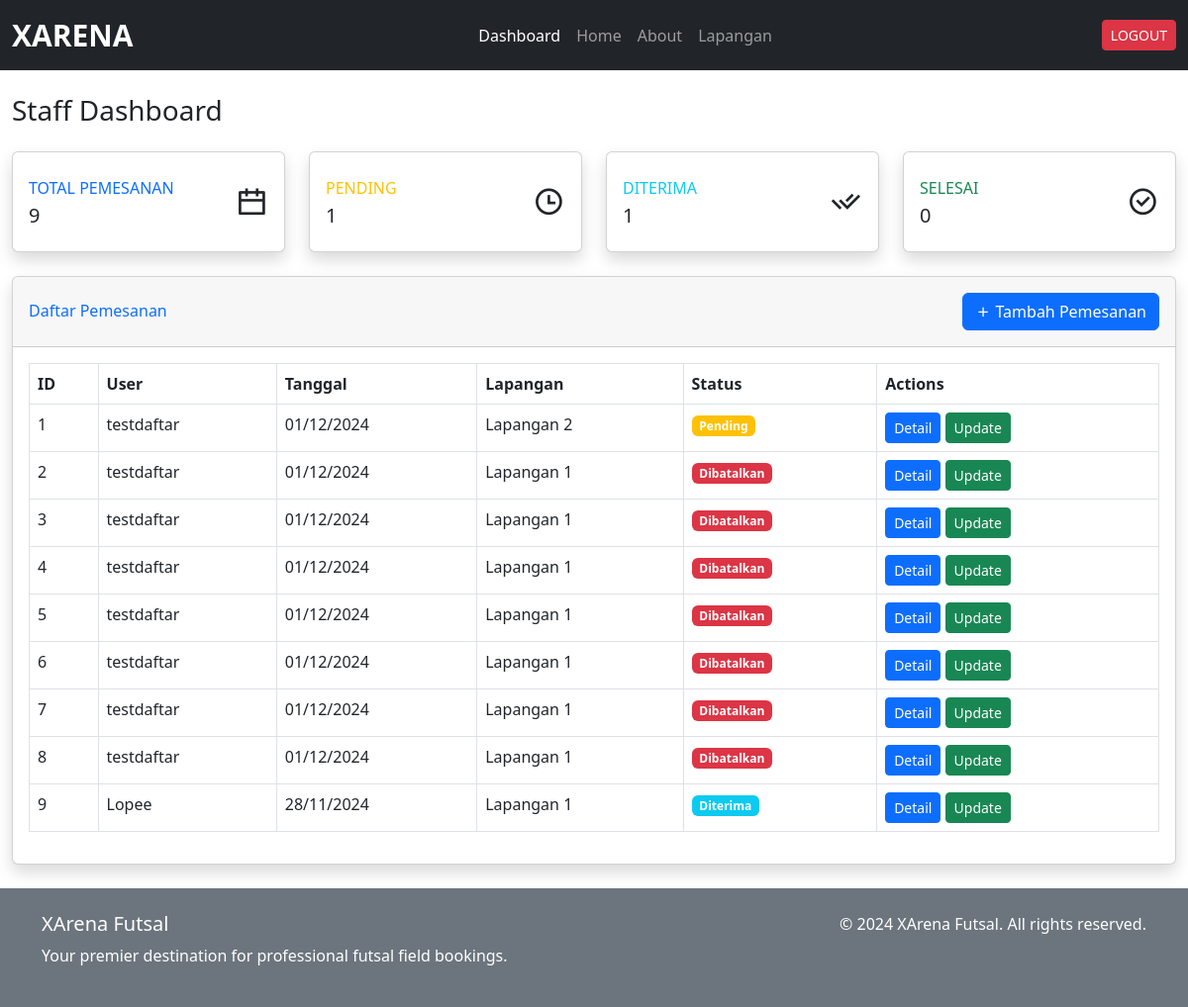
Before: /staff/dashboard/ (signed in) with the older database file.
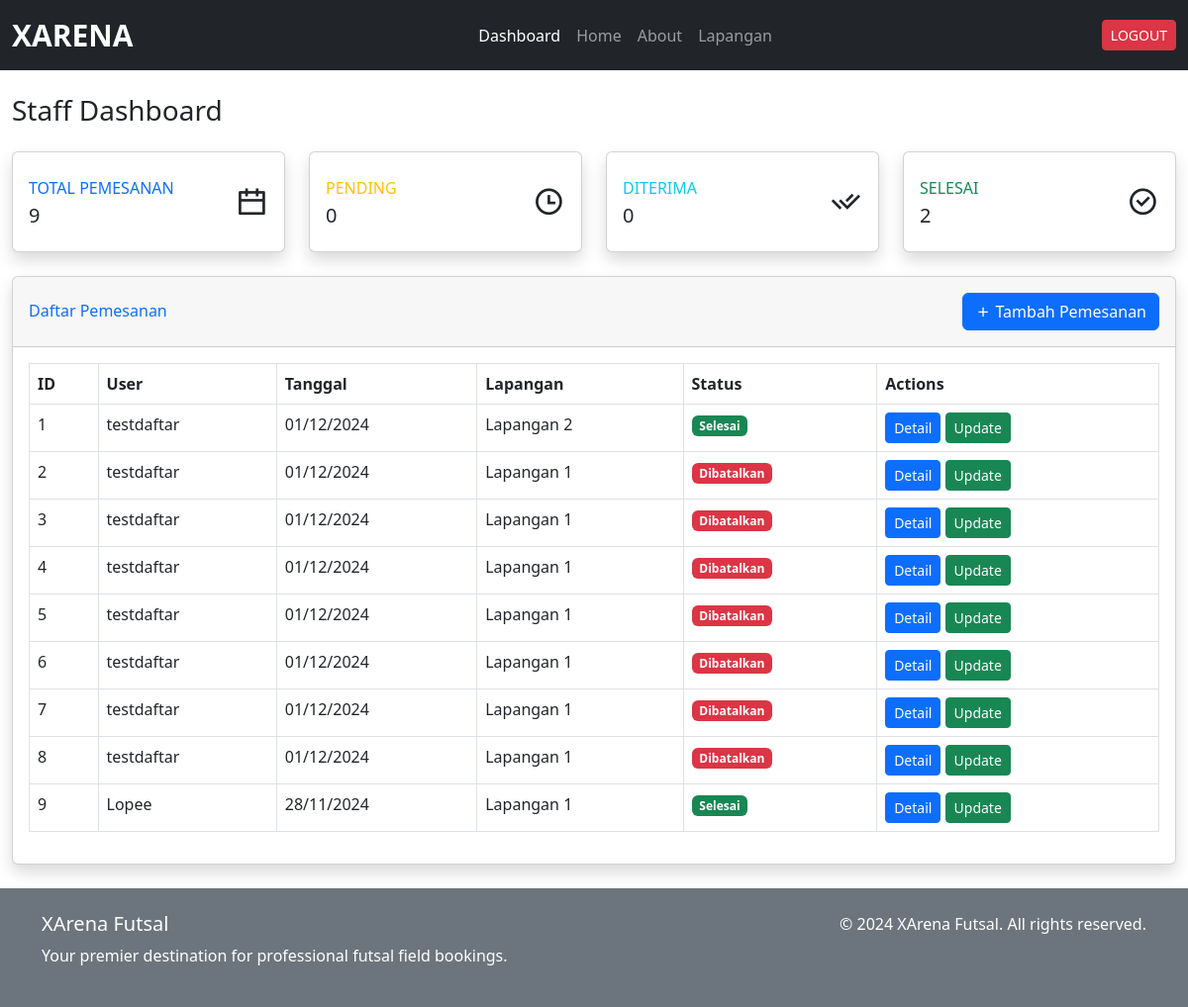
After: the same page with the newer database file.
### xarena_app/models.py (models this page shows, shortened)
class Pemesanan(models.Model):
    user = models.ForeignKey(
        settings.AUTH_USER_MODEL,
        on_delete=models.CASCADE,
        related_name='pemesanan_user',
        help_text="User yang melakukan pemesanan"
    )
    staff = models.ForeignKey(
        settings.AUTH_USER_MODEL,
        on_delete=models.CASCADE,
        null=True,
        blank=True,
        related_name='pemesanan_staff',
        help_text="Staff yang memproses pemesanan"
    )
    jadwal = models.ForeignKey(Jadwal, on_delete=models.CASCADE, help_text="Jadwal pemesanan")
    metode_pembayaran = models.CharField(max_length=20, choices=(
        ('transfer', 'Transfer Bank'),
        ('cash', 'Cash'),
    ), default='transfer')
    status = models.CharField(max_length=20, choices=(
        ('pending', 'Pending'),
        ('diterima', 'Diterima'),
        ('selesai', 'Selesai'),
        ('dibatalkan', 'Dibatalkan'),
    ), default='pending')
    created_at = models.DateTimeField(auto_now_add=True)
    updated_at = models.DateTimeField(auto_now=True)

class CustomUser(AbstractUser):
    bio = models.TextField(max_length=500, blank=True, null=True)

class Jadwal(models.Model):
    lapangan = models.ForeignKey(Lapangan, on_delete=models.CASCADE)
    tanggal = models.DateField()
    jam_mulai = models.TimeField()
    jam_selesai = models.TimeField()
    is_available = models.BooleanField(default=True)

class Lapangan(models.Model):
    nama = models.CharField(max_length=100)
    deskripsi = models.TextField(max_length=500)
    harga_per_jam = models.DecimalField(max_digits=10, decimal_places=2)
    gambar = models.ImageField(upload_to='lapangan_images/', blank=True, null=True)
    is_available = models.BooleanField(default=True)

### xarena_app/views.py (the view)
# urls.py: path('staff/dashboard/', views.dashboard_staff, name='dashboard_staff'),
@staff_member_required
def dashboard_staff(request):
    pemesanan_list = Pemesanan.objects.all().order_by('-created_at')
    paginator = Paginator(pemesanan_list, 10)
    users = CustomUser.objects.filter(
        is_staff=False,
        is_superuser=False
    ).order_by('username')
    lapangan = Lapangan.objects.all()
    page = request.GET.get('page')
    pemesanan = paginator.get_page(page)
    context = {
        'pemesanan': pemesanan,
        'users': users,
        'lapangan': lapangan,
        'total_pemesanan': pemesanan_list.count(),
        'pending_pemesanan': pemesanan_list.filter(status='pending').count(),
        'diterima_pemesanan': pemesanan_list.filter(status='diterima').count(),
        'completed_pemesanan': pemesanan_list.filter(status='selesai').count(),
    }
    return render(request, 'staff/dashboard_staff.html', context)

### templates/staff/dashboard_staff.html (shortened to what the changed rows need)
{% extends '../base.html' %} {% load static %} {% block content %}
<div class="container-fluid mt-4">
  <div class="d-sm-flex align-items-center justify-content-between mb-4">
    <h1 class="h3 mb-0 text-gray-800">Staff Dashboard</h1>
  </div>
  <div class="row">
    <div class="col-xl-3 col-md-6 mb-4">
      <div class="card border-left-warning shadow h-100 py-2">
        <div class="card-body">
          <div class="row no-gutters align-items-center">
            <div class="col mr-2">
              <div
                class="text-xs font-weight-bold text-warning text-uppercase mb-1"
              >
                Pending
              </div>
              <div class="h5 mb-0 font-weight-bold text-gray-800">
                {{ pending_pemesanan }}
              </div>
            </div>
          </div>
        </div>
      </div>
    </div>
    <div class="col-xl-3 col-md-6 mb-4">
      <div class="card border-left-info shadow h-100 py-2">
        <div class="card-body">
          <div class="row no-gutters align-items-center">
            <div class="col mr-2">
              <div
                class="text-xs font-weight-bold text-info text-uppercase mb-1"
              >
                Diterima
              </div>
              <div class="h5 mb-0 font-weight-bold text-gray-800">
                {{ diterima_pemesanan }}
              </div>
            </div>
          </div>
        </div>
      </div>
    </div>
    <div class="col-xl-3 col-md-6 mb-4">
      <div class="card border-left-success shadow h-100 py-2">
        <div class="card-body">
          <div class="row no-gutters align-items-center">
            <div class="col mr-2">
              <div
                class="text-xs font-weight-bold text-success text-uppercase mb-1"
              >
                Selesai
              </div>
              <div class="h5 mb-0 font-weight-bold text-gray-800">
                {{ completed_pemesanan }}
              </div>
            </div>
          </div>
        </div>
      </div>
    </div>
  </div>
  <div class="card shadow mb-4">
    <div class="card-body">
      <div class="table-responsive">
        <table
          class="table table-bordered"
          id="dataTable"
          width="100%"
          cellspacing="0"
        >
          <thead>
            <tr>
              <th>ID</th>
              <th>User</th>
              <th>Tanggal</th>
              <th>Lapangan</th>
              <th>Status</th>
              <th>Actions</th>
            </tr>
          </thead>
          <tbody>
            {% for item in pemesanan %}
            <tr>
              <td>{{ forloop.counter }}</td>
              <td>{{ item.user.username }}</td>
              <td>{{ item.created_at|date:"d/m/Y" }}</td>
              <td>{{ item.jadwal.lapangan.nama }}</td>
              <td>
                <span
                  class="badge {% if item.status == 'pending' %} bg-warning {% elif item.status == 'diterima' %} bg-info {% elif item.status == 'dibatalkan' %} bg-danger {% else %} bg-success {% endif %}"
                >
                  {{ item.status|capfirst }}
                </span>
              </td>
              <td>
                <a
                  href="{% url 'detail_pemesanan_staff' item.id %}"
                  class="btn btn-primary btn-sm"
                  >Detail</a
                >
                <button
                  class="btn btn-success btn-sm update-btn"
                  data-id="{{ item.id }}"
                  data-status="{{ item.status }}"
                >
                  Update
                </button>
              </td>
            </tr>
            {% endfor %}
          </tbody>
        </table>
      </div>
    </div>
  </div>
</div>
{% endblock %}

Changed rows visible on the page:
changed Pemesanan "Lapangan 2": status "Pending" → "Selesai"
changed Pemesanan "Lopee": status "Diterima" → "Selesai"
Other visible differences:
{{ pending_pemesanan }}: "1" → "0"
{{ diterima_pemesanan }}: "1" → "0"
{{ completed_pemesanan }}: "0" → "2"
